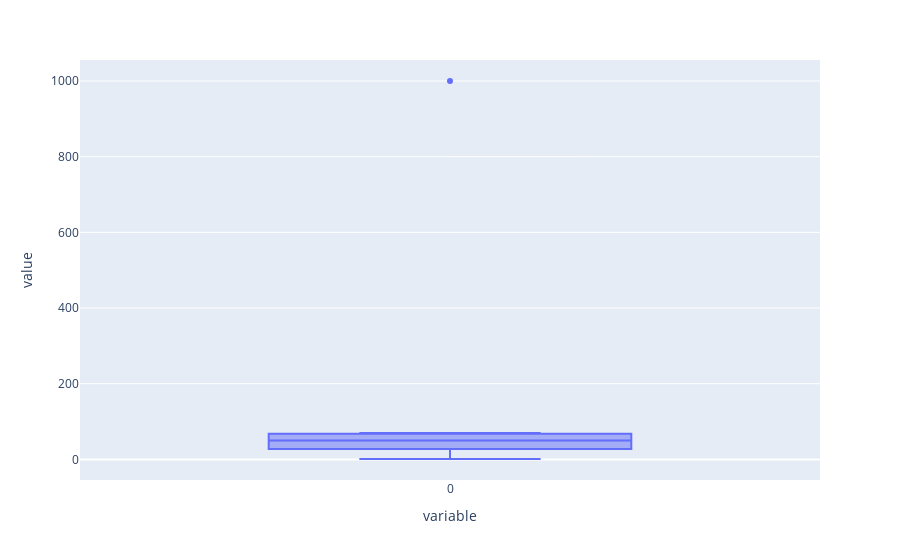

Write notebook code for a chart like this one.
### Code cell
px.box(x)

### Figure 1 — Plotly figure (JSON) as saved in the notebook; plotly's stock layout.template omitted (floating-point values rounded to 4 significant figures)
{"data": [{"alignmentgroup": "True", "hovertemplate": "variable=%{x}<br>value=%{y}<extra></extra>", "legendgroup": "", "marker": {"color": "#636efa"}, "name": "", "notched": false, "offsetgroup": "", "orientation": "v", "showlegend": false, "type": "box", "x": ["0", "0", "0", "0", "0", "0", "0"], "x0": " ", "xaxis": "x", "y": [1, 23, 40, 50, 60, 70, 1000], "y0": " ", "yaxis": "y"}], "layout": {"boxmode": "group", "legend": {"tracegroupgap": 0}, "margin": {"t": 60}, "xaxis": {"anchor": "y", "domain": [0, 1], "title": {"text": "variable"}}, "yaxis": {"anchor": "x", "domain": [0, 1], "title": {"text": "value"}}}}
